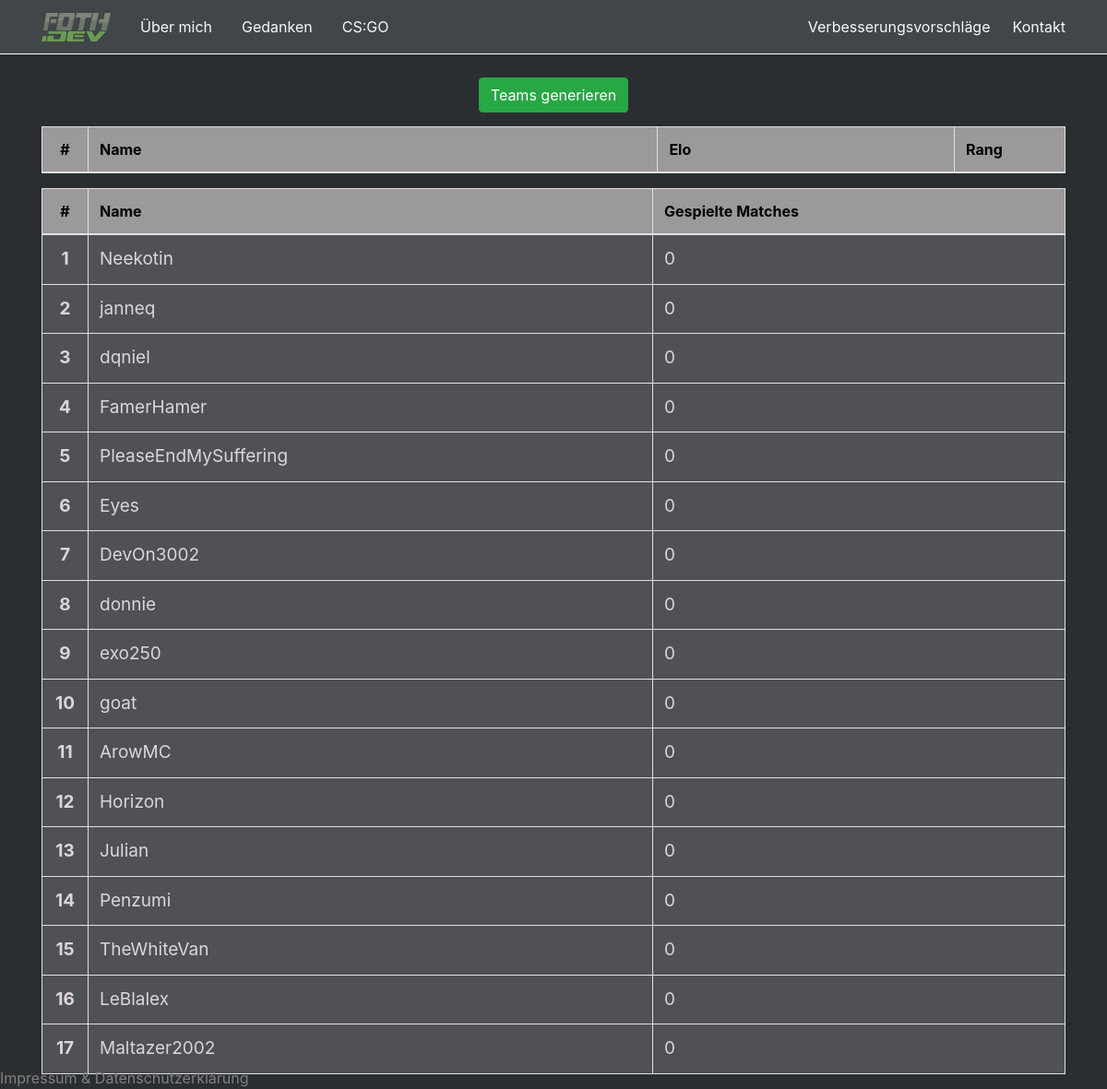
Page /csgo/ on the earlier database version.
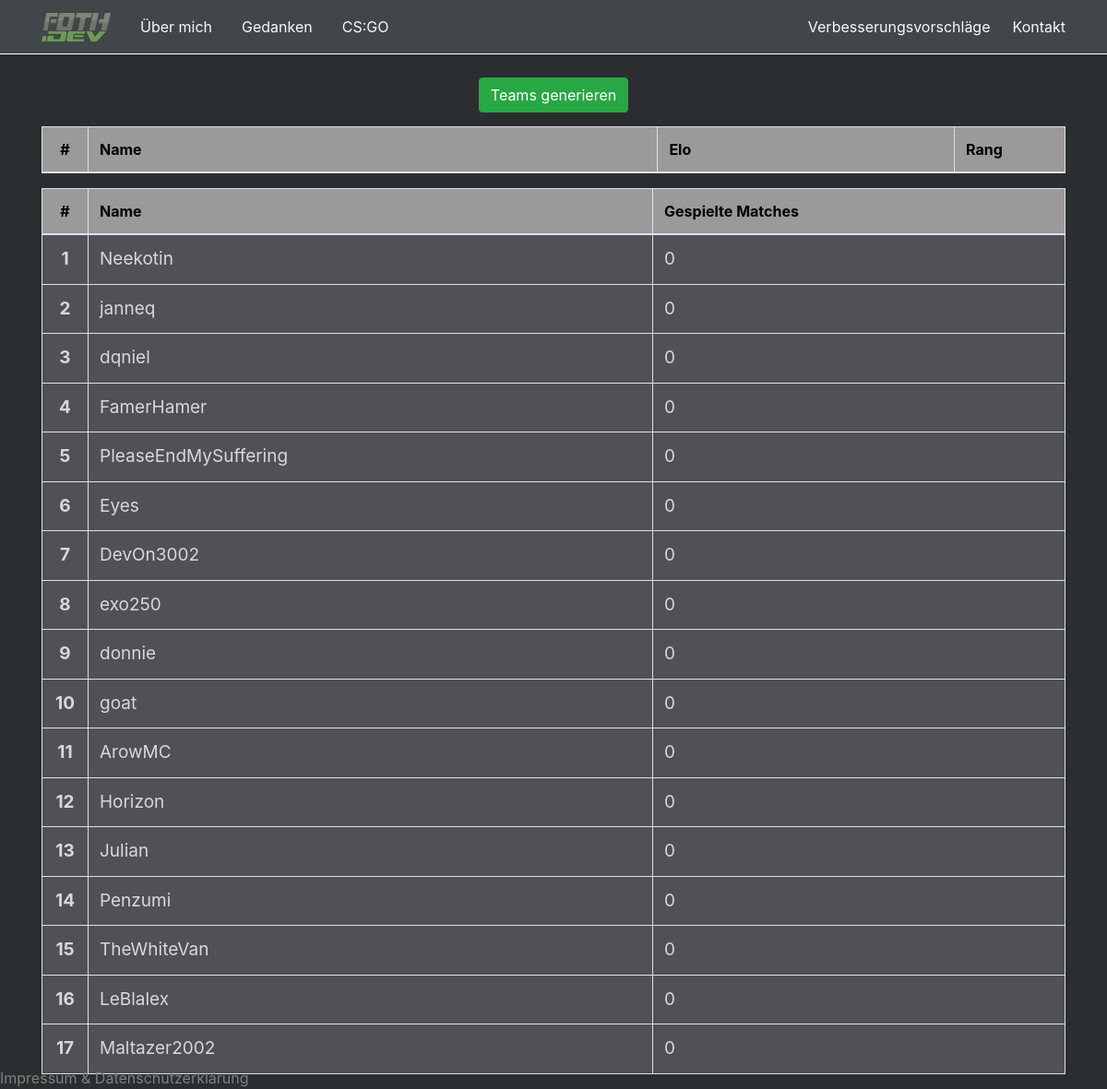
Same page on the later database version.
### csgo/models.py (models this page shows, shortened)
class CsgoPlayer(models.Model):
    name = models.CharField(max_length=32)
    elo = models.IntegerField(default=1500)
    kills = models.IntegerField(default=0)
    assists = models.IntegerField(default=0)
    deaths = models.IntegerField(default=0)
    played_matches = models.IntegerField(default=0)

### csgo/views.py (the view)
# urls.py: path('', views.show_csgo_stats, name="show_csgo_stats"),
def show_csgo_stats(request):
    player_data = CsgoPlayer.objects.order_by("-elo")
    player_list_ranked = []
    player_list_unranked = []
    for player in player_data:
        if player.played_matches >= 10:
            player_list_ranked.append(player)
        else:
            player_list_unranked.append(player)
    return render(request, "csgo/show_csgo_stats.html", {"player_data_ranked": player_list_ranked, "player_data_unranked": player_list_unranked})

### csgo/templates/csgo/show_csgo_stats.html (shortened to what this page needs)
{% extends "base.html" %}
{% load static %}
{% block content %}
<a href="{% url 'select_players' %}" class="btn btn-success" style="margin-bottom: 15px;">Teams generieren</a>
<table class="table table-bordered table-hover" style="background-color: rgb(79, 81, 87); color: black;">
    <thead style="background-color: rgb(155, 153, 153);">
        <tr>
            <th scope="col" style="width:50px;"><div align="center">#</div></th>
            <th scope="col">Name</th>
            <th scope="col" style="width:29%">Elo</th>
            <th scope="col" style="width:120px;">Rang</th>
        </tr>
    </thead>
</table>
<table class="table table-bordered table-hover" style="background-color: rgb(79, 81, 87); color: black; margin-top: 10px">
    <thead style="background-color: rgb(155, 153, 153);">
        <tr>
            <th scope="col" style="width:50px;"><div align="center">#</div></th>
            <th scope="col">Name</th>
            <th scope="col" style="width:40.3%">Gespielte Matches</th>
        </tr>
    </thead>
    <tbody style="font-size: 19px; color: rgb(221, 214, 214)">
        {% for player_object in player_data_unranked %}
        <tr>
            <th><div align="center">{{ forloop.counter }}</div></th>
            <td>{{ player_object.name }}</td>
            <td>{{ player_object.played_matches }}</td>
        </tr>
        {% endfor %}
    </tbody>
</table>
{% endblock content %}

### templates/base.html (shortened to what this page needs)
{% load static %}
<!doctype html>
<html lang="de">
<head>
  <link rel="stylesheet" href="https://stackpath.bootstrapcdn.com/bootstrap/4.3.1/css/bootstrap.min.css">
</head>
<body style="background-color: rgb(43, 46, 48); color: white;">
  <nav class="navbar navbar-expand-lg navbar-dark" style="background-color:rgb(65, 70, 73); border-bottom: 1px solid white;">
    <div class="container">
      <a class="navbar-brand" href="{% url 'show_landing_page' %}"><img src="{% static 'logo.png' %}" width="75px"></a>
      <div class="collapse navbar-collapse" id="navbarText">
        <ul class="navbar-nav mr-auto">
          <li class="nav-item active">
            <a class="px-md-3 navbar-link text-light" href="#">Über mich</a>
          </li>
          <li>
            <a class="px-md-3 navbar-link text-light" href="{% url 'show_blog_posts' %}">Gedanken</a>
          </li>
          <li>
            <a class="px-md-3 navbar-link text-light" href="{% url 'show_csgo_stats' %}">CS:GO</a>
          </li>
        </ul>
        <div class="px-md-4"><a class="navbar-link text-light" href="#">Verbesserungsvorschläge</a></div>
        <div><a class="navbar-link text-light" href="#">Kontakt</a></div>
      </div>
    </div>
  </nav>
  <div class="container" style ="margin-top:25px" align="center">
    {% block content %}
    {% endblock %}
  </div>
  <div style="bottom: 0; position: fixed">
    <a href="{% url 'show_legal_page' %}" style="color: grey;">Impressum & Datenschutzerklärung</a>
  </div>
</body>
</html>

Differences in the rows shown:
changed CsgoPlayer "exo250": moves up the list
